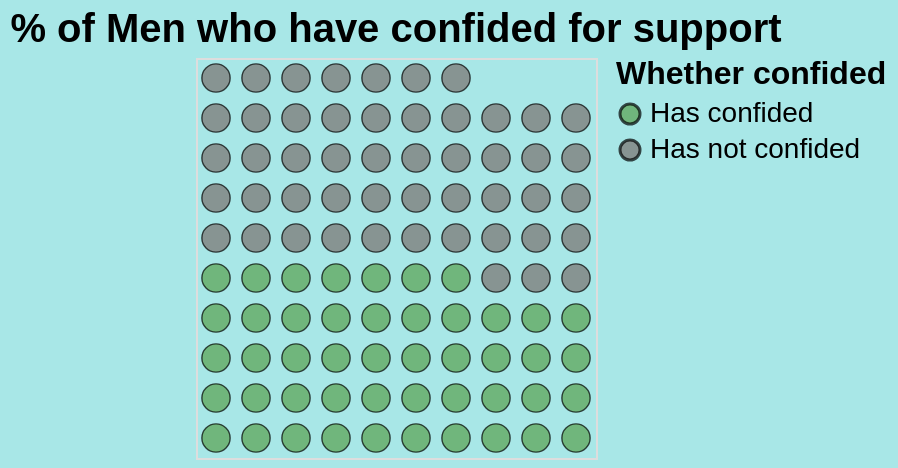

This figure's Vega-Lite source:
### Vega-Lite specification from a JSON file in a GitHub repository (floating-point values rounded to 4 significant figures)
{"$schema": "https://vega.github.io/schema/vega-lite/v5.json", "description": "A waffle chart showing the percentage of people who have confided.", "title": {"text": "% of Men who have confided for support", "fontSize": 20, "anchor": "middle"}, "data": {"values": [{"Gender": "Male", "Whether confided": "Has confided", "Value": 517.6}, {"Gender": "Male", "Whether confided": "Has not confided", "Value": 545.1}]}, "transform": [{"joinaggregate": [{"op": "sum", "field": "Value", "as": "Total"}]}, {"calculate": "datum.Value / datum.Total * 100", "as": "PercentOfTotal"}, {"calculate": "floor(datum.PercentOfTotal)", "as": "WholePercent"}, {"calculate": "sequence(1, datum.WholePercent)", "as": "S"}, {"flatten": ["S"]}, {"window": [{"op": "row_number", "as": "id"}], "sort": [{"field": "Whether confided", "order": "ascending"}]}, {"calculate": "ceil(datum.id / 10)", "as": "row"}, {"calculate": "datum.id - datum.row * 10", "as": "col"}], "mark": {"type": "circle", "filled": true, "stroke": "black", "strokeWidth": 0.7}, "encoding": {"x": {"field": "col", "type": "ordinal", "axis": null}, "y": {"field": "row", "type": "ordinal", "axis": null, "sort": "-y"}, "color": {"field": "Whether confided", "type": "nominal", "scale": {"range": ["#59A14F", "#79706e"]}, "legend": {"orient": "right", "offset": 10, "labelOffset": 3, "titlePadding": 5, "titleFontSize": 16, "labelFontSize": 14}}, "size": {"value": 200}, "tooltip": [{"field": "Whether confided", "type": "nominal"}, {"field": "PercentOfTotal", "type": "quantitative", "title": "Percentage", "format": ".2f"}]}, "config": {"background": "#20c0c063", "legend": {"labelFontSize": 14, "titleFontSize": 16}}}
